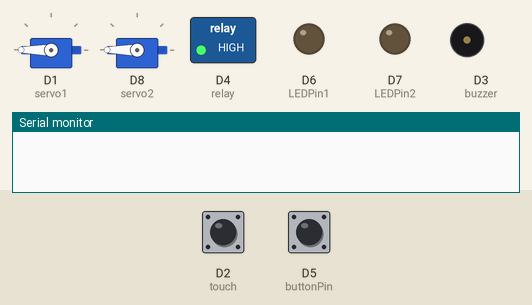
The sketch below on a simulated ESP8266 (NodeMCU). Parts: 2 × servo, switched loads named in the sketch (green lamp = pin HIGH), output pins drawn as LEDs (lit = HIGH), buzzer (waves = sounding, pin HIGH), the last lines printed to the serial monitor. Inputs (shaded band) come from the test bench; at power-on: D2 (touch) LOW, D5 (buttonPin) LOW.

Above: at 1.2 s.
1.3 s: D2 (touch) pulled HIGH for 0.15 s
At 2.2 s:
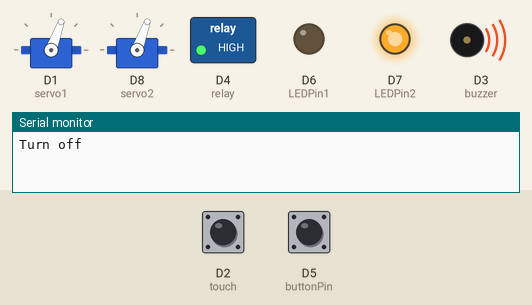
Timing chart, 0 to 4.3 s (numbered marks = the images above; inputs shaded):
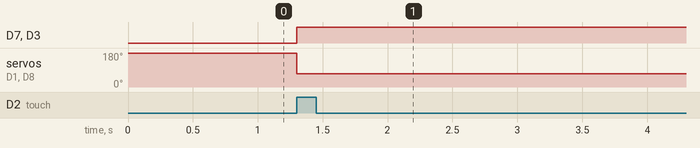

Measured:
- after the input at 1.3 s, D7 (LEDPin2), D3 (buzzer): LOW → HIGH at once; servo on D1 (servo1), servo on D8 (servo2): 180° → 70° at once

The sketch:

Baby_2.ino
```cpp
#include <Servo.h>
#define buzzer D3
Servo servo1,servo2;
const int touch = D2;
const int relay = D4;
bool off = 0;

int pos;

int LEDState=0;
int LEDPin1=12;
int LEDPin2=13;
int buttonPin=14;
int buttonNew;
int buttonOld=1;
int dt=100;


void setup() {
  Serial.begin(9600);
  pinMode(buzzer, OUTPUT);
  pinMode(touch, INPUT);
  pinMode(relay, OUTPUT);
  servo1.attach(5);
  servo1.write(180);
  servo2.attach(15);
  servo2.write(180);

  pinMode(LEDPin1, OUTPUT);
  pinMode(LEDPin2, OUTPUT);
  pinMode(buttonPin, INPUT);

  digitalWrite(relay,HIGH);

}

void loop() {
  int touchstate = digitalRead(touch);
buttonNew=digitalRead(buttonPin);
  if (off == 0) {
    if (touchstate == HIGH) {
      digitalWrite(relay, HIGH);
      digitalWrite(LEDPin2,HIGH);
      digitalWrite(buzzer,HIGH);
      digitalWrite(LEDPin1,LOW);
      off = 1;
      Serial.print("Turn off");
     servo1.write(70);
     servo2.write(70);
    }
    else {


if(buttonOld==0 && buttonNew==1){
  if (LEDState==0){
    digitalWrite(LEDPin1,HIGH);
      digitalWrite(relay, LOW);
      Serial.println("M/c running");

    LEDState=1;
  }
  else{
    digitalWrite(LEDPin1, LOW);
    digitalWrite(LEDPin2, LOW);
    digitalWrite(LEDPin1,LOW);
    digitalWrite(relay, LOW);
    LEDState=0;
  }
}
buttonOld=buttonNew;
delay(dt);

    }
  }

}
```
